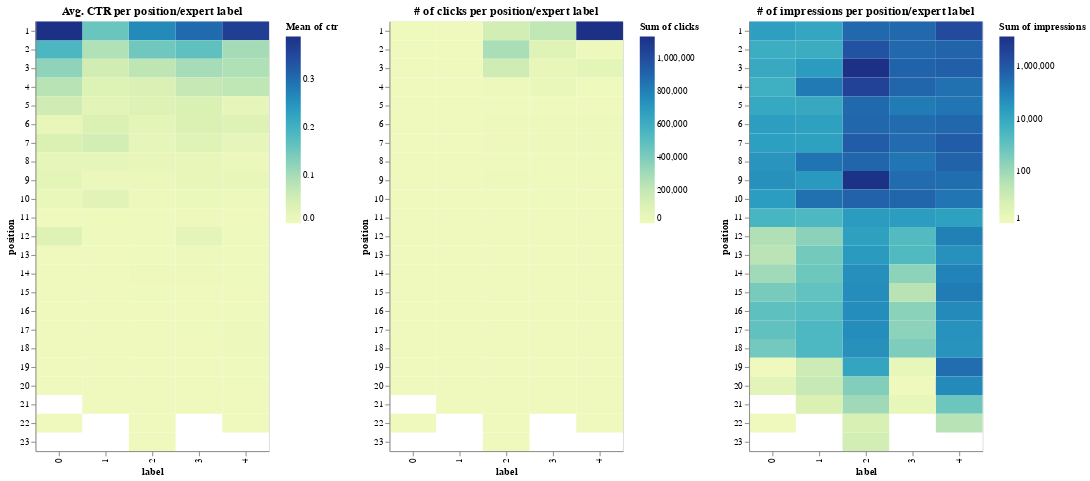

The notebook cell saved with this chart:
### Markdown cell above
## Part VI: User-annotator agreement on top 10 subset
Trust bias?!?! and cascade?

### Code cell
df = top_10_df.sort_values(["query", "position", "title"]).groupby(["query", "position", "title"]).agg(
    ctr=("click", "mean"),
    clicks=("click", "sum"),
    impressions=("click", "count"),
    label=("label", "max"),
).reset_index()

df.head()

(alt.Chart(df, title="Avg. CTR per position/expert label", width=250).mark_rect().encode(
    x="label:O",
    y="position:O",
    color="mean(ctr)",
    tooltip=["mean(ctr)", "sum(impressions)", "count(title)"],
) | alt.Chart(df, title="# of clicks per position/expert label", width=250).mark_rect().encode(
    x="label:O",
    y="position:O",
    color=alt.Color("sum(clicks)"),
) | alt.Chart(df, title="# of impressions per position/expert label", width=250).mark_rect().encode(
    x="label:O",
    y="position:O",
    color=alt.Color("sum(impressions)").scale(type="log"),
    tooltip=["sum(impressions)"]
)).resolve_scale(color="independent")

### Figure 1 — Vega specification as saved in the notebook (floating-point values rounded to 4 significant figures)
{"$schema": "https://vega.github.io/schema/vega/v5.json", "data": [{"name": "source_0"}, {"name": "data_0", "values": [{"label": 2, "position": 1, "sum_impressions": 395229}, {"label": 2, "position": 2, "sum_impressions": 1396434}, {"label": 2, "position": 3, "sum_impressions": 14256188}, {"label": 2, "position": 4, "sum_impressions": 4125351}, {"label": 2, "position": 5, "sum_impressions": 382582}, {"label": 2, "position": 6, "sum_impressions": 436440}, {"label": 2, "position": 7, "sum_impressions": 775472}, {"label": 2, "position": 8, "sum_impressions": 461794}, {"label": 2, "position": 9, "sum_impressions": 13425057}, {"label": 1, "position": 9, "sum_impressions": 25866}, {"label": 2, "position": 10, "sum_impressions": 545350}, {"label": 2, "position": 11, "sum_impressions": 21930}, {"label": 3, "position": 1, "sum_impressions": 416199}, {"label": 3, "position": 2, "sum_impressions": 407077}, {"label": 3, "position": 3, "sum_impressions": 534183}, {"label": 1, "position": 3, "sum_impressions": 22195}, {"label": 3, "position": 4, "sum_impressions": 484775}, {"label": 1, "position": 4, "sum_impressions": 157231}, {"label": 1, "position": 5, "sum_impressions": 9029}, {"label": 1, "position": 6, "sum_impressions": 15751}, {"label": 1, "position": 7, "sum_impressions": 16898}, {"label": 1, "position": 8, "sum_impressions": 214576}, {"label": 1, "position": 10, "sum_impressions": 250120}, {"label": 0, "position": 4, "sum_impressions": 5588}, {"label": 3, "position": 5, "sum_impressions": 149547}, {"label": 0, "position": 5, "sum_impressions": 9457}, {"label": 3, "position": 6, "sum_impressions": 350161}, {"label": 0, "position": 6, "sum_impressions": 19209}, {"label": 3, "position": 7, "sum_impressions": 339905}, {"label": 0, "position": 7, "sum_impressions": 18157}, {"label": 3, "position": 8, "sum_impressions": 204916}, {"label": 0, "position": 8, "sum_impressions": 32369}, {"label": 3, "position": 9, "sum_impressions": 340699}, {"label": 0, "position": 9, "sum_impressions": 41159}, {"label": 3, "position": 10, "sum_impressions": 466863}, {"label": 0, "position": 10, "sum_impressions": 21196}, {"label": 3, "position": 11, "sum_impressions": 20789}, {"label": 0, "position": 11, "sum_impressions": 3487}, {"label": 3, "position": 12, "sum_impressions": 1952}, {"label": 2, "position": 12, "sum_impressions": 15917}, {"label": 4, "position": 1, "sum_impressions": 2345785}, {"label": 4, "position": 2, "sum_impressions": 500938}, {"label": 4, "position": 3, "sum_impressions": 661773}, {"label": 4, "position": 4, "sum_impressions": 261263}, {"label": 4, "position": 5, "sum_impressions": 208574}, {"label": 4, "position": 6, "sum_impressions": 429887}, {"label": 4, "position": 7, "sum_impressions": 735745}, {"label": 4, "position": 8, "sum_impressions": 566932}, {"label": 4, "position": 9, "sum_impressions": 286997}, {"label": 4, "position": 10, "sum_impressions": 204471}, {"label": 1, "position": 11, "sum_impressions": 2583}, {"label": 2, "position": 13, "sum_impressions": 24437}, {"label": 1, "position": 16, "sum_impressions": 1598}, {"label": 1, "position": 2, "sum_impressions": 6785}, {"label": 1, "position": 1, "sum_impressions": 10490}, {"label": 4, "position": 11, "sum_impressions": 17517}, {"label": 4, "position": 12, "sum_impressions": 108401}, {"label": 4, "position": 13, "sum_impressions": 43422}, {"label": 4, "position": 14, "sum_impressions": 94198}, {"label": 4, "position": 15, "sum_impressions": 141395}, {"label": 4, "position": 16, "sum_impressions": 63302}, {"label": 2, "position": 17, "sum_impressions": 54740}, {"label": 4, "position": 17, "sum_impressions": 38711}, {"label": 4, "position": 18, "sum_impressions": 34622}, {"label": 4, "position": 19, "sum_impressions": 302769}, {"label": 0, "position": 2, "sum_impressions": 6469}, {"label": 0, "position": 3, "sum_impressions": 8675}, {"label": 2, "position": 14, "sum_impressions": 46299}, {"label": 2, "position": 15, "sum_impressions": 52683}, {"label": 2, "position": 16, "sum_impressions": 52867}, {"label": 2, "position": 18, "sum_impressions": 41873}, {"label": 0, "position": 1, "sum_impressions": 17580}, {"label": 0, "position": 12, "sum_impressions": 43}, {"label": 3, "position": 13, "sum_impressions": 2215}, {"label": 3, "position": 18, "sum_impressions": 328}, {"label": 2, "position": 19, "sum_impressions": 11744}, {"label": 2, "position": 20, "sum_impressions": 281}, {"label": 3, "position": 16, "sum_impressions": 197}, {"label": 1, "position": 19, "sum_impressions": 12}, {"label": 3, "position": 20, "sum_impressions": 1}, {"label": 3, "position": 14, "sum_impressions": 185}, {"label": 3, "position": 15, "sum_impressions": 32}, {"label": 1, "position": 12, "sum_impressions": 193}, {"label": 1, "position": 13, "sum_impressions": 485}, {"label": 1, "position": 14, "sum_impressions": 592}, {"label": 1, "position": 15, "sum_impressions": 1008}, {"label": 1, "position": 17, "sum_impressions": 2609}, {"label": 1, "position": 18, "sum_impressions": 2608}, {"label": 3, "position": 17, "sum_impressions": 183}, {"label": 4, "position": 20, "sum_impressions": 63908}, {"label": 4, "position": 21, "sum_impressions": 654}, {"label": 2, "position": 21, "sum_impressions": 89}, {"label": 2, "position": 22, "sum_impressions": 6}, {"label": 2, "position": 23, "sum_impressions": 8}, {"label": 0, "position": 13, "sum_impressions": 30}, {"label": 0, "position": 14, "sum_impressions": 85}, {"label": 0, "position": 15, "sum_impressions": 430}, {"label": 0, "position": 16, "sum_impressions": 1204}, {"label": 0, "position": 17, "sum_impressions": 1085}, {"label": 0, "position": 18, "sum_impressions": 501}, {"label": 0, "position": 19, "sum_impressions": 1}, {"label": 0, "position": 20, "sum_impressions": 3}, {"label": 0, "position": 22, "sum_impressions": 1}, {"label": 3, "position": 21, "sum_impressions": 2}, {"label": 4, "position": 22, "sum_impressions": 34}, {"label": 3, "position": 19, "sum_impressions": 2}, {"label": 1, "position": 20, "sum_impressions": 16}, {"label": 1, "position": 21, "sum_impressions": 5}]}, {"name": "data_1", "values": [{"__count": 194, "label": 2, "mean_ctr": 0.2611, "position": 1, "sum_impressions": 395229}, {"__count": 262, "label": 2, "mean_ctr": 0.1504, "position": 2, "sum_impressions": 1396434}, {"__count": 315, "label": 2, "mean_ctr": 0.07616, "position": 3, "sum_impressions": 14256188}, {"__count": 348, "label": 2, "mean_ctr": 0.04076, "position": 4, "sum_impressions": 4125351}, {"__count": 327, "label": 2, "mean_ctr": 0.03365, "position": 5, "sum_impressions": 382582}, {"__count": 392, "label": 2, "mean_ctr": 0.02133, "position": 6, "sum_impressions": 436440}, {"__count": 421, "label": 2, "mean_ctr": 0.01837, "position": 7, "sum_impressions": 775472}, {"__count": 452, "label": 2, "mean_ctr": 0.01363, "position": 8, "sum_impressions": 461794}, {"__count": 488, "label": 2, "mean_ctr": 0.008759, "position": 9, "sum_impressions": 13425057}, {"__count": 51, "label": 1, "mean_ctr": 0.007626, "position": 9, "sum_impressions": 25866}, {"__count": 537, "label": 2, "mean_ctr": 0.006257, "position": 10, "sum_impressions": 545350}, {"__count": 262, "label": 2, "mean_ctr": 0.001178, "position": 11, "sum_impressions": 21930}, {"__count": 195, "label": 3, "mean_ctr": 0.3035, "position": 1, "sum_impressions": 416199}, {"__count": 253, "label": 3, "mean_ctr": 0.1664, "position": 2, "sum_impressions": 407077}, {"__count": 288, "label": 3, "mean_ctr": 0.09996, "position": 3, "sum_impressions": 534183}, {"__count": 29, "label": 1, "mean_ctr": 0.05166, "position": 3, "sum_impressions": 22195}, {"__count": 302, "label": 3, "mean_ctr": 0.06768, "position": 4, "sum_impressions": 484775}, {"__count": 36, "label": 1, "mean_ctr": 0.03556, "position": 4, "sum_impressions": 157231}, {"__count": 38, "label": 1, "mean_ctr": 0.02449, "position": 5, "sum_impressions": 9029}, {"__count": 40, "label": 1, "mean_ctr": 0.03898, "position": 6, "sum_impressions": 15751}, {"__count": 45, "label": 1, "mean_ctr": 0.0489, "position": 7, "sum_impressions": 16898}, {"__count": 43, "label": 1, "mean_ctr": 0.01767, "position": 8, "sum_impressions": 214576}, {"__count": 52, "label": 1, "mean_ctr": 0.02795, "position": 10, "sum_impressions": 250120}, {"__count": 50, "label": 0, "mean_ctr": 0.08281, "position": 4, "sum_impressions": 5588}, {"__count": 270, "label": 3, "mean_ctr": 0.04002, "position": 5, "sum_impressions": 149547}, {"__count": 51, "label": 0, "mean_ctr": 0.05386, "position": 5, "sum_impressions": 9457}, {"__count": 326, "label": 3, "mean_ctr": 0.03956, "position": 6, "sum_impressions": 350161}, {"__count": 60, "label": 0, "mean_ctr": 0.01343, "position": 6, "sum_impressions": 19209}, {"__count": 333, "label": 3, "mean_ctr": 0.02834, "position": 7, "sum_impressions": 339905}, {"__count": 69, "label": 0, "mean_ctr": 0.0388, "position": 7, "sum_impressions": 18157}, {"__count": 321, "label": 3, "mean_ctr": 0.01408, "position": 8, "sum_impressions": 204916}, {"__count": 72, "label": 0, "mean_ctr": 0.01738, "position": 8, "sum_impressions": 32369}, {"__count": 314, "label": 3, "mean_ctr": 0.01315, "position": 9, "sum_impressions": 340699}, {"__count": 74, "label": 0, "mean_ctr": 0.02176, "position": 9, "sum_impressions": 41159}, {"__count": 340, "label": 3, "mean_ctr": 0.006837, "position": 10, "sum_impressions": 466863}, {"__count": 78, "label": 0, "mean_ctr": 0.01078, "position": 10, "sum_impressions": 21196}, {"__count": 186, "label": 3, "mean_ctr": 0.002688, "position": 11, "sum_impressions": 20789}, {"__count": 29, "label": 0, "mean_ctr": 0.0008984, "position": 11, "sum_impressions": 3487}, {"__count": 28, "label": 3, "mean_ctr": 0.01853, "position": 12, "sum_impressions": 1952}, {"__count": 86, "label": 2, "mean_ctr": 0.001589, "position": 12, "sum_impressions": 15917}, {"__count": 62, "label": 4, "mean_ctr": 0.3654, "position": 1, "sum_impressions": 2345785}, {"__count": 60, "label": 4, "mean_ctr": 0.1007, "position": 2, "sum_impressions": 500938}, {"__count": 51, "label": 4, "mean_ctr": 0.08987, "position": 3, "sum_impressions": 661773}, {"__count": 49, "label": 4, "mean_ctr": 0.07577, "position": 4, "sum_impressions": 261263}, {"__count": 44, "label": 4, "mean_ctr": 0.01784, "position": 5, "sum_impressions": 208574}, {"__count": 51, "label": 4, "mean_ctr": 0.03323, "position": 6, "sum_impressions": 429887}, {"__count": 56, "label": 4, "mean_ctr": 0.01834, "position": 7, "sum_impressions": 735745}, {"__count": 54, "label": 4, "mean_ctr": 0.00799, "position": 8, "sum_impressions": 566932}, {"__count": 56, "label": 4, "mean_ctr": 0.0139, "position": 9, "sum_impressions": 286997}, {"__count": 60, "label": 4, "mean_ctr": 0.005501, "position": 10, "sum_impressions": 204471}, {"__count": 22, "label": 1, "mean_ctr": 0.002259, "position": 11, "sum_impressions": 2583}, {"__count": 78, "label": 2, "mean_ctr": 0.001436, "position": 13, "sum_impressions": 24437}, {"__count": 6, "label": 1, "mean_ctr": 0.0002094, "position": 16, "sum_impressions": 1598}, {"__count": 29, "label": 1, "mean_ctr": 0.0889, "position": 2, "sum_impressions": 6785}, {"__count": 25, "label": 1, "mean_ctr": 0.1556, "position": 1, "sum_impressions": 10490}, {"__count": 35, "label": 4, "mean_ctr": 0.000772, "position": 11, "sum_impressions": 17517}, {"__count": 14, "label": 4, "mean_ctr": 0.001251, "position": 12, "sum_impressions": 108401}, {"__count": 19, "label": 4, "mean_ctr": 0.0014, "position": 13, "sum_impressions": 43422}, {"__count": 20, "label": 4, "mean_ctr": 0.001295, "position": 14, "sum_impressions": 94198}, {"__count": 18, "label": 4, "mean_ctr": 0.0007469, "position": 15, "sum_impressions": 141395}, {"__count": 18, "label": 4, "mean_ctr": 0.001936, "position": 16, "sum_impressions": 63302}, {"__count": 83, "label": 2, "mean_ctr": 0.0003169, "position": 17, "sum_impressions": 54740}, {"__count": 18, "label": 4, "mean_ctr": 0.003438, "position": 17, "sum_impressions": 38711}, {"__count": 18, "label": 4, "mean_ctr": 0.003468, "position": 18, "sum_impressions": 34622}, {"__count": 15, "label": 4, "mean_ctr": 0.001233, "position": 19, "sum_impressions": 302769}, {"__count": 40, "label": 0, "mean_ctr": 0.1875, "position": 2, "sum_impressions": 6469}, {"__count": 41, "label": 0, "mean_ctr": 0.1213, "position": 3, "sum_impressions": 8675}, {"__count": 80, "label": 2, "mean_ctr": 0.002707, "position": 14, "sum_impressions": 46299}, {"__count": 81, "label": 2, "mean_ctr": 0.001364, "position": 15, "sum_impressions": 52683}, {"__count": 82, "label": 2, "mean_ctr": 0.0007656, "position": 16, "sum_impressions": 52867}, {"__count": 79, "label": 2, "mean_ctr": 0.0003466, "position": 18, "sum_impressions": 41873}, {"__count": 31, "label": 0, "mean_ctr": 0.3898, "position": 1, "sum_impressions": 17580}, {"__count": 5, "label": 0, "mean_ctr": 0.03333, "position": 12, "sum_impressions": 43}, {"__count": 16, "label": 3, "mean_ctr": 0.004826, "position": 13, "sum_impressions": 2215}, {"__count": 5, "label": 3, "mean_ctr": 0.0, "position": 18, "sum_impressions": 328}, {"__count": 42, "label": 2, "mean_ctr": 0.0003353, "position": 19, "sum_impressions": 11744}, {"__count": 41, "label": 2, "mean_ctr": 0.0, "position": 20, "sum_impressions": 281}, {"__count": 6, "label": 3, "mean_ctr": 0.0, "position": 16, "sum_impressions": 197}, {"__count": 4, "label": 1, "mean_ctr": 0.0, "position": 19, "sum_impressions": 12}, {"__count": 1, "label": 3, "mean_ctr": 0.0, "position": 20, "sum_impressions": 1}, {"__count": 11, "label": 3, "mean_ctr": 0.002674, "position": 14, "sum_impressions": 185}, {"__count": 6, "label": 3, "mean_ctr": 0.0, "position": 15, "sum_impressions": 32}, {"__count": 5, "label": 1, "mean_ctr": 0.001504, "position": 12, "sum_impressions": 193}, {"__count": 6, "label": 1, "mean_ctr": 0.0004831, "position": 13, "sum_impressions": 485}, {"__count": 8, "label": 1, "mean_ctr": 0.0, "position": 14, "sum_impressions": 592}, {"__count": 6, "label": 1, "mean_ctr": 0.0, "position": 15, "sum_impressions": 1008}, {"__count": 3, "label": 1, "mean_ctr": 0.0005236, "position": 17, "sum_impressions": 2609}, {"__count": 3, "label": 1, "mean_ctr": 0.0007047, "position": 18, "sum_impressions": 2608}, {"__count": 5, "label": 3, "mean_ctr": 0.00119, "position": 17, "sum_impressions": 183}, {"__count": 11, "label": 4, "mean_ctr": 0.0006669, "position": 20, "sum_impressions": 63908}, {"__count": 7, "label": 4, "mean_ctr": 0.0, "position": 21, "sum_impressions": 654}, {"__count": 11, "label": 2, "mean_ctr": 0.0, "position": 21, "sum_impressions": 89}, {"__count": 5, "label": 2, "mean_ctr": 0.0, "position": 22, "sum_impressions": 6}, {"__count": 5, "label": 2, "mean_ctr": 0.0, "position": 23, "sum_impressions": 8}, {"__count": 4, "label": 0, "mean_ctr": 0.0, "position": 13, "sum_impressions": 30}, {"__count": 2, "label": 0, "mean_ctr": 0.0, "position": 14, "sum_impressions": 85}, {"__count": 1, "label": 0, "mean_ctr": 0.0, "position": 15, "sum_impressions": 430}, {"__count": 1, "label": 0, "mean_ctr": 0.0008306, "position": 16, "sum_impressions": 1204}, {"__count": 1, "label": 0, "mean_ctr": 0.0, "position": 17, "sum_impressions": 1085}, {"__count": 1, "label": 0, "mean_ctr": 0.0, "position": 18, "sum_impressions": 501}, {"__count": 1, "label": 0, "mean_ctr": 0.0, "position": 19, "sum_impressions": 1}, {"__count": 1, "label": 0, "mean_ctr": 0.0, "position": 20, "sum_impressions": 3}, {"__count": 1, "label": 0, "mean_ctr": 0.0, "position": 22, "sum_impressions": 1}, {"__count": 1, "label": 3, "mean_ctr": 0.0, "position": 21, "sum_impressions": 2}, {"__count": 3, "label": 4, "mean_ctr": 0.0, "position": 22, "sum_impressions": 34}, {"__count": 1, "label": 3, "mean_ctr": 0.0, "position": 19, "sum_impressions": 2}, {"__count": 1, "label": 1, "mean_ctr": 0.0, "position": 20, "sum_impressions": 16}, {"__count": 1, "label": 1, "mean_ctr": 0.0, "position": 21, "sum_impressions": 5}]}, {"name": "data_2", "values": [{"label": 2, "position": 1, "sum_clicks": 141723}, {"label": 2, "position": 2, "sum_clicks": 278788}, {"label": 2, "position": 3, "sum_clicks": 159686}, {"label": 2, "position": 4, "sum_clicks": 16441}, {"label": 2, "position": 5, "sum_clicks": 5616}, {"label": 2, "position": 6, "sum_clicks": 9811}, {"label": 2, "position": 7, "sum_clicks": 7708}, {"label": 2, "position": 8, "sum_clicks": 3551}, {"label": 2, "position": 9, "sum_clicks": 18454}, {"label": 1, "position": 9, "sum_clicks": 165}, {"label": 2, "position": 10, "sum_clicks": 1867}, {"label": 2, "position": 11, "sum_clicks": 77}, {"label": 3, "position": 1, "sum_clicks": 210020}, {"label": 3, "position": 2, "sum_clicks": 90838}, {"label": 3, "position": 3, "sum_clicks": 36458}, {"label": 1, "position": 3, "sum_clicks": 1647}, {"label": 3, "position": 4, "sum_clicks": 34898}, {"label": 1, "position": 4, "sum_clicks": 2546}, {"label": 1, "position": 5, "sum_clicks": 498}, {"label": 1, "position": 6, "sum_clicks": 724}, {"label": 1, "position": 7, "sum_clicks": 367}, {"label": 1, "position": 8, "sum_clicks": 340}, {"label": 1, "position": 10, "sum_clicks": 99}, {"label": 0, "position": 4, "sum_clicks": 341}, {"label": 3, "position": 5, "sum_clicks": 6024}, {"label": 0, "position": 5, "sum_clicks": 239}, {"label": 3, "position": 6, "sum_clicks": 10510}, {"label": 0, "position": 6, "sum_clicks": 269}, {"label": 3, "position": 7, "sum_clicks": 8704}, {"label": 0, "position": 7, "sum_clicks": 395}, {"label": 3, "position": 8, "sum_clicks": 3785}, {"label": 0, "position": 8, "sum_clicks": 250}, {"label": 3, "position": 9, "sum_clicks": 3517}, {"label": 0, "position": 9, "sum_clicks": 204}, {"label": 3, "position": 10, "sum_clicks": 3448}, {"label": 0, "position": 10, "sum_clicks": 125}, {"label": 3, "position": 11, "sum_clicks": 120}, {"label": 0, "position": 11, "sum_clicks": 11}, {"label": 3, "position": 12, "sum_clicks": 19}, {"label": 2, "position": 12, "sum_clicks": 45}, {"label": 4, "position": 1, "sum_clicks": 1132487}, {"label": 4, "position": 2, "sum_clicks": 9423}, {"label": 4, "position": 3, "sum_clicks": 59480}, {"label": 4, "position": 4, "sum_clicks": 4581}, {"label": 4, "position": 5, "sum_clicks": 2448}, {"label": 4, "position": 6, "sum_clicks": 15116}, {"label": 4, "position": 7, "sum_clicks": 18215}, {"label": 4, "position": 8, "sum_clicks": 5815}, {"label": 4, "position": 9, "sum_clicks": 1204}, {"label": 4, "position": 10, "sum_clicks": 510}, {"label": 1, "position": 11, "sum_clicks": 3}, {"label": 2, "position": 13, "sum_clicks": 75}, {"label": 1, "position": 16, "sum_clicks": 1}, {"label": 1, "position": 2, "sum_clicks": 1153}, {"label": 1, "position": 1, "sum_clicks": 2116}, {"label": 4, "position": 11, "sum_clicks": 58}, {"label": 4, "position": 12, "sum_clicks": 153}, {"label": 4, "position": 13, "sum_clicks": 124}, {"label": 4, "position": 14, "sum_clicks": 132}, {"label": 4, "position": 15, "sum_clicks": 115}, {"label": 4, "position": 16, "sum_clicks": 75}, {"label": 2, "position": 17, "sum_clicks": 55}, {"label": 4, "position": 17, "sum_clicks": 109}, {"label": 4, "position": 18, "sum_clicks": 78}, {"label": 4, "position": 19, "sum_clicks": 370}, {"label": 0, "position": 2, "sum_clicks": 2355}, {"label": 0, "position": 3, "sum_clicks": 1419}, {"label": 2, "position": 14, "sum_clicks": 82}, {"label": 2, "position": 15, "sum_clicks": 65}, {"label": 2, "position": 16, "sum_clicks": 44}, {"label": 2, "position": 18, "sum_clicks": 27}, {"label": 0, "position": 1, "sum_clicks": 6454}, {"label": 0, "position": 12, "sum_clicks": 1}, {"label": 3, "position": 13, "sum_clicks": 24}, {"label": 3, "position": 18, "sum_clicks": 0}, {"label": 2, "position": 19, "sum_clicks": 21}, {"label": 2, "position": 20, "sum_clicks": 0}, {"label": 3, "position": 16, "sum_clicks": 0}, {"label": 1, "position": 19, "sum_clicks": 0}, {"label": 3, "position": 20, "sum_clicks": 0}, {"label": 3, "position": 14, "sum_clicks": 4}, {"label": 3, "position": 15, "sum_clicks": 0}, {"label": 1, "position": 12, "sum_clicks": 1}, {"label": 1, "position": 13, "sum_clicks": 1}, {"label": 1, "position": 14, "sum_clicks": 0}, {"label": 1, "position": 15, "sum_clicks": 0}, {"label": 1, "position": 17, "sum_clicks": 3}, {"label": 1, "position": 18, "sum_clicks": 5}, {"label": 3, "position": 17, "sum_clicks": 1}, {"label": 4, "position": 20, "sum_clicks": 43}, {"label": 4, "position": 21, "sum_clicks": 0}, {"label": 2, "position": 21, "sum_clicks": 0}, {"label": 2, "position": 22, "sum_clicks": 0}, {"label": 2, "position": 23, "sum_clicks": 0}, {"label": 0, "position": 13, "sum_clicks": 0}, {"label": 0, "position": 14, "sum_clicks": 0}, {"label": 0, "position": 15, "sum_clicks": 0}, {"label": 0, "position": 16, "sum_clicks": 1}, {"label": 0, "position": 17, "sum_clicks": 0}, {"label": 0, "position": 18, "sum_clicks": 0}, {"label": 0, "position": 19, "sum_clicks": 0}, {"label": 0, "position": 20, "sum_clicks": 0}, {"label": 0, "position": 22, "sum_clicks": 0}, {"label": 3, "position": 21, "sum_clicks": 0}, {"label": 4, "position": 22, "sum_clicks": 0}, {"label": 3, "position": 19, "sum_clicks": 0}, {"label": 1, "position": 20, "sum_clicks": 0}, {"label": 1, "position": 21, "sum_clicks": 0}]}, {"name": "data_1_concat_0_x_domain_label", "values": [{"label": 2}, {"label": 1}, {"label": 3}, {"label": 0}, {"label": 4}]}, {"name": "data_1_concat_0_y_domain_position", "values": [{"position": 1}, {"position": 2}, {"position": 3}, {"position": 4}, {"position": 5}, {"position": 6}, {"position": 7}, {"position": 8}, {"position": 9}, {"position": 10}, {"position": 11}, {"position": 12}, {"position": 13}, {"position": 16}, {"position": 14}, {"position": 15}, {"position": 17}, {"position": 18}, {"position": 19}, {"position": 20}, {"position": 21}, {"position": 22}, {"position": 23}]}, {"name": "data_1_concat_0_color_domain_mean_ctr", "values": [{"min": 0.0, "max": 0.3898}]}, {"name": "data_2_concat_1_x_domain_label", "values": [{"label": 2}, {"label": 1}, {"label": 3}, {"label": 0}, {"label": 4}]}, {"name": "data_2_concat_1_y_domain_position", "values": [{"position": 1}, {"position": 2}, {"position": 3}, {"position": 4}, {"position": 5}, {"position": 6}, {"position": 7}, {"position": 8}, {"position": 9}, {"position": 10}, {"position": 11}, {"position": 12}, {"position": 13}, {"position": 16}, {"position": 14}, {"position": 15}, {"position": 17}, {"position": 18}, {"position": 19}, {"position": 20}, {"position": 21}, {"position": 22}, {"position": 23}]}, {"name": "data_2_concat_1_color_domain_sum_clicks", "values": [{"min": 0, "max": 1132487}]}, {"name": "data_0_concat_2_x_domain_label", "values": [{"label": 2}, {"label": 1}, {"label": 3}, {"label": 0}, {"label": 4}]}, {"name": "data_0_concat_2_y_domain_position", "values": [{"position": 1}, {"position": 2}, {"position": 3}, {"position": 4}, {"position": 5}, {"position": 6}, {"position": 7}, {"position": 8}, {"position": 9}, {"position": 10}, {"position": 11}, {"position": 12}, {"position": 13}, {"position": 16}, {"position": 14}, {"position": 15}, {"position": 17}, {"position": 18}, {"position": 19}, {"position": 20}, {"position": 21}, {"position": 22}, {"position": 23}]}], "signals": [{"name": "childWidth", "value": 250}, {"name": "concat_0_y_step", "value": 20}, {"name": "concat_0_height", "update": "bandspace(domain('concat_0_y').length, 0, 0) * concat_0_y_step"}, {"name": "concat_1_y_step", "value": 20}, {"name": "concat_1_height", "update": "bandspace(domain('concat_1_y').length, 0, 0) * concat_1_y_step"}, {"name": "concat_2_y_step", "value": 20}, {"name": "concat_2_height", "update": "bandspace(domain('concat_2_y').length, 0, 0) * concat_2_y_step"}], "marks": [{"type": "group", "name": "concat_0_group", "encode": {"update": {"width": {"signal": "childWidth"}, "height": {"signal": "concat_0_height"}}}, "marks": [{"type": "rect", "name": "concat_0_marks", "from": {"data": "data_1"}, "encode": {"update": {"width": {"signal": "max(0.25, bandwidth('concat_0_x'))"}, "height": {"signal": "max(0.25, bandwidth('concat_0_y'))"}, "y": {"field": "position", "scale": "concat_0_y"}, "fill": {"field": "mean_ctr", "scale": "concat_0_color"}, "tooltip": {"signal": "{\"Mean of ctr\": format(datum[\"mean_ctr\"], \"\"), \"Sum of impressions\": format(datum[\"sum_impressions\"], \"\"), \"Count of Records\": format(datum[\"__count\"], \"\")}"}, "x": {"field": "label", "scale": "concat_0_x"}}}, "style": ["rect"]}], "axes": [{"scale": "concat_0_x", "labelAngle": 270, "labelBaseline": "middle", "zindex": 1, "orient": "bottom", "title": "label", "labelAlign": "right", "grid": false}, {"scale": "concat_0_y", "orient": "left", "grid": false, "title": "position", "zindex": 1}], "title": {"text": "Avg. CTR per position/expert label", "frame": "group"}, "legends": [{"fill": "concat_0_color", "gradientLength": {"signal": "clamp(concat_0_height, 64, 200)"}, "title": "Mean of ctr"}], "style": "cell"}, {"type": "group", "name": "concat_1_group", "encode": {"update": {"width": {"signal": "childWidth"}, "height": {"signal": "concat_1_height"}}}, "marks": [{"type": "rect", "name": "concat_1_marks", "from": {"data": "data_2"}, "encode": {"update": {"height": {"signal": "max(0.25, bandwidth('concat_1_y'))"}, "x": {"field": "label", "scale": "concat_1_x"}, "width": {"signal": "max(0.25, bandwidth('concat_1_x'))"}, "y": {"field": "position", "scale": "concat_1_y"}, "fill": {"field": "sum_clicks", "scale": "concat_1_color"}}}, "style": ["rect"]}], "axes": [{"scale": "concat_1_x", "title": "label", "grid": false, "labelAngle": 270, "orient": "bottom", "labelAlign": "right", "labelBaseline": "middle", "zindex": 1}, {"scale": "concat_1_y", "orient": "left", "title": "position", "grid": false, "zindex": 1}], "title": {"text": "# of clicks per position/expert label", "frame": "group"}, "legends": [{"fill": "concat_1_color", "gradientLength": {"signal": "clamp(concat_1_height, 64, 200)"}, "title": "Sum of clicks"}], "style": "cell"}, {"type": "group", "name": "concat_2_group", "encode": {"update": {"width": {"signal": "childWidth"}, "height": {"signal": "concat_2_height"}}}, "marks": [{"type": "rect", "name": "concat_2_marks", "from": {"data": "data_0"}, "encode": {"update": {"tooltip": {"signal": "{\"Sum of impressions\": format(datum[\"sum_impressions\"], \"\")}"}, "fill": {"field": "sum_impressions", "scale": "concat_2_color"}, "width": {"signal": "max(0.25, bandwidth('concat_2_x'))"}, "height": {"signal": "max(0.25, bandwidth('concat_2_y'))"}, "y": {"field": "position", "scale": "concat_2_y"}, "x": {"field": "label", "scale": "concat_2_x"}}}, "style": ["rect"]}], "axes": [{"scale": "concat_2_x", "labelAngle": 270, "zindex": 1, "title": "label", "labelBaseline": "middle", "grid": false, "orient": "bottom", "labelAlign": "right"}, {"scale": "concat_2_y", "zindex": 1, "grid": false, "title": "position", "orient": "left"}], "title": {"text": "# of impressions per position/expert label", "frame": "group"}, "legends": [{"fill": "concat_2_color", "gradientLength": {"signal": "clamp(concat_2_height, 64, 200)"}, "labelOverlap": "greedy", "title": "Sum of impressions"}], "style": "cell"}], "scales": [{"name": "concat_0_x", "type": "band", "domain": {"data": "data_1_concat_0_x_domain_label", "field": "label", "sort": true}, "range": [0, {"signal": "childWidth"}], "paddingOuter": 0, "paddingInner": 0}, {"name": "concat_0_y", "type": "band", "domain": {"data": "data_1_concat_0_y_domain_position", "field": "position", "sort": true}, "range": {"step": {"signal": "concat_0_y_step"}}, "paddingInner": 0, "paddingOuter": 0}, {"name": "concat_0_color", "type": "linear", "domain": [{"signal": "(data(\"data_1_concat_0_color_domain_mean_ctr\")[0] || {}).min"}, {"signal": "(data(\"data_1_concat_0_color_domain_mean_ctr\")[0] || {}).max"}], "range": "heatmap", "interpolate": "hcl", "zero": false}, {"name": "concat_1_x", "type": "band", "domain": {"data": "data_2_concat_1_x_domain_label", "field": "label", "sort": true}, "range": [0, {"signal": "childWidth"}], "paddingInner": 0, "paddingOuter": 0}, {"name": "concat_1_y", "type": "band", "domain": {"data": "data_2_concat_1_y_domain_position", "field": "position", "sort": true}, "range": {"step": {"signal": "concat_1_y_step"}}, "paddingInner": 0, "paddingOuter": 0}, {"name": "concat_1_color", "type": "linear", "domain": [{"signal": "(data(\"data_2_concat_1_color_domain_sum_clicks\")[0] || {}).min"}, {"signal": "(data(\"data_2_concat_1_color_domain_sum_clicks\")[0] || {}).max"}], "range": "heatmap", "interpolate": "hcl", "zero": false}, {"name": "concat_2_x", "type": "band", "domain": {"data": "data_0_concat_2_x_domain_label", "field": "label", "sort": true}, "range": [0, {"signal": "childWidth"}], "paddingInner": 0, "paddingOuter": 0}, {"name": "concat_2_y", "type": "band", "domain": {"data": "data_0_concat_2_y_domain_position", "field": "position", "sort": true}, "range": {"step": {"signal": "concat_2_y_step"}}, "paddingInner": 0, "paddingOuter": 0}, {"name": "concat_2_color", "type": "log", "domain": {"data": "data_0", "field": "sum_impressions"}, "range": "heatmap", "interpolate": "hcl"}], "padding": 5, "layout": {"padding": 20, "bounds": "full", "align": "each"}, "background": "white"}
